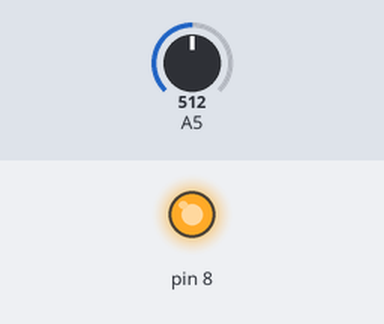
Recording of a sketch running on a simulated Arduino Uno, built with avr-gcc and run on an emulated ATmega328P. On the bench: output pins drawn as LEDs (lit = HIGH). The inputs (shaded band) are chosen by the test bench; at power-on: A5 = 512.

Above: at 1.2 s.
1.3 s: A5 set to 219
2.8 s: A5 set to 191
At 4.0 s:
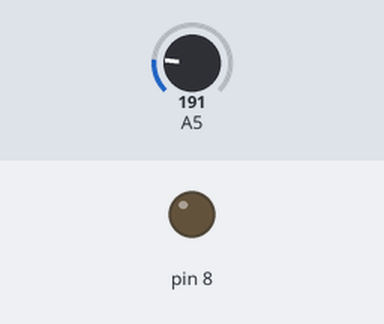
4.3 s: A5 set to 210
At 5.4 s:
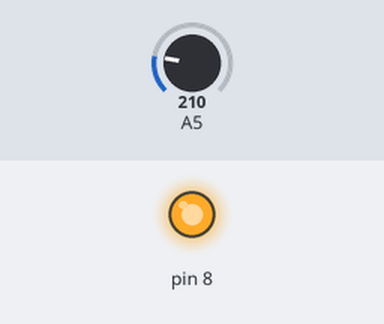
5.8 s: A5 set to 190
At 6.5 s:
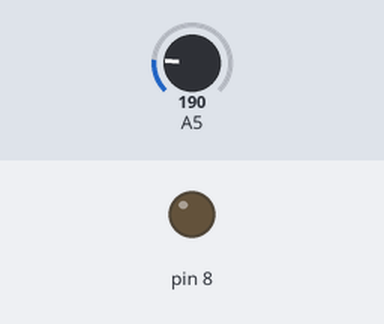
Timing chart, 0 to 8.3 s (numbered marks = the images above; inputs shaded):
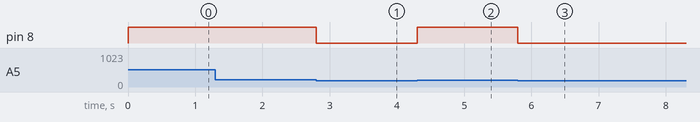

Measured:
- the behaviour switches between 201 and 200 on A5 (found by bisection; images 0 and 1)
- after the input at 1.3 s, every drawn part: stays the same
- after the input at 2.8 s, pin 8: HIGH → LOW at once
- after the input at 4.3 s, pin 8: LOW → HIGH at once
- after the input at 5.8 s, pin 8: HIGH → LOW at once

The sketch:

TiltSensor_4_14_14.ino
```cpp
void setup()
{
    pinMode(8,OUTPUT);

}
void loop()
{
    int i;
      while(1)
      {
        i=analogRead(5);
        if(i>200)
        {
           digitalWrite(8,HIGH);
        }
        else
        {
            digitalWrite(8,LOW);
        }
      }
}
```
